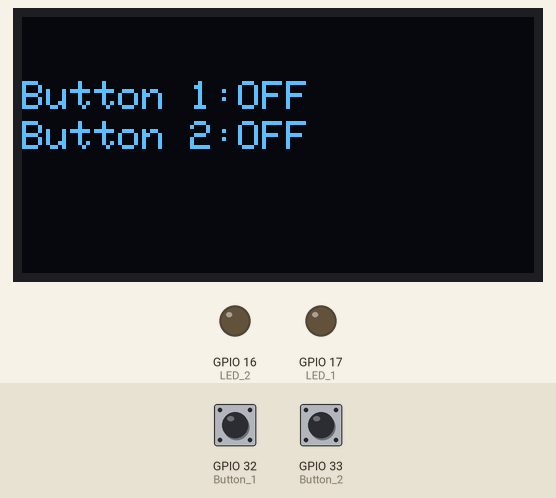
Bench run of a program on a simulated ESP32. On the bench: 128×64 one-colour display, output pins drawn as LEDs (lit = HIGH). The inputs (shaded band) are chosen by the test bench; at power-on: GPIO 32 (Button_1) LOW, GPIO 33 (Button_2) LOW. What the program prints to the serial monitor is not drawn.

Above: at 1.4 s.
1.5 s: GPIO 32 (Button_1) pulled HIGH for 0.15 s
At 2.8 s:
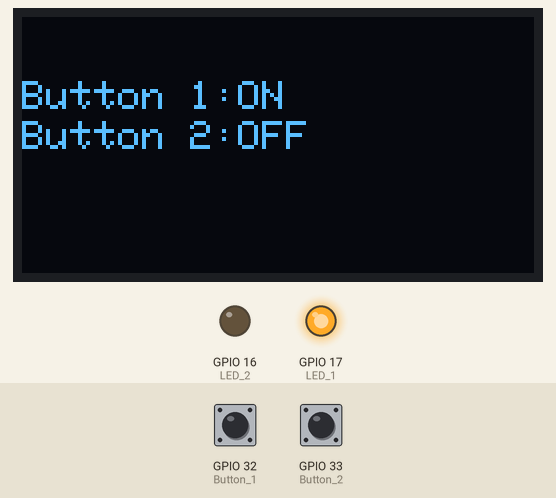
3.1 s: GPIO 33 (Button_2) pulled HIGH for 0.15 s
At 3.9 s:
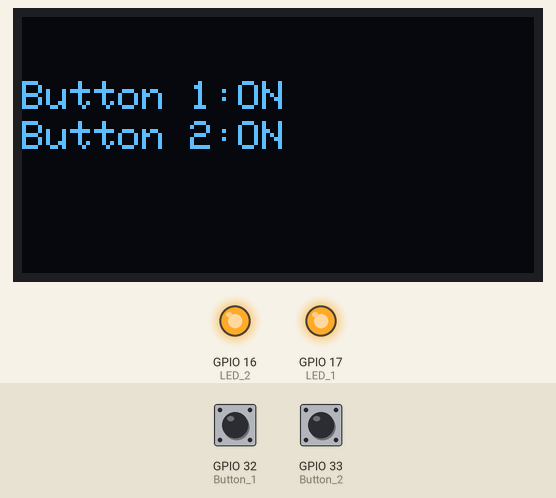
4.7 s: GPIO 33 (Button_2) pulled HIGH for 1 s
At 6.8 s:
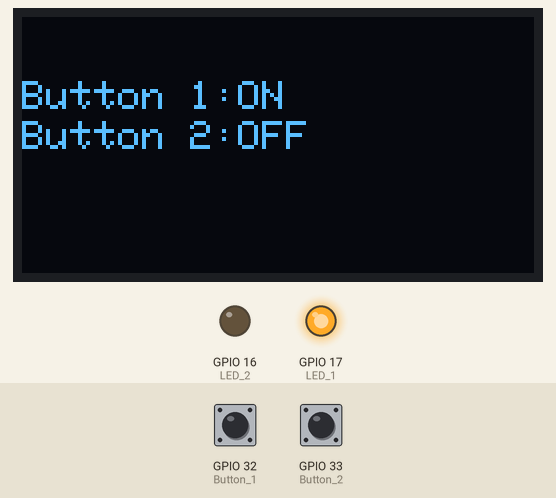
7.2 s: GPIO 32 (Button_1) pulled HIGH for 1 s
At 9.4 s:
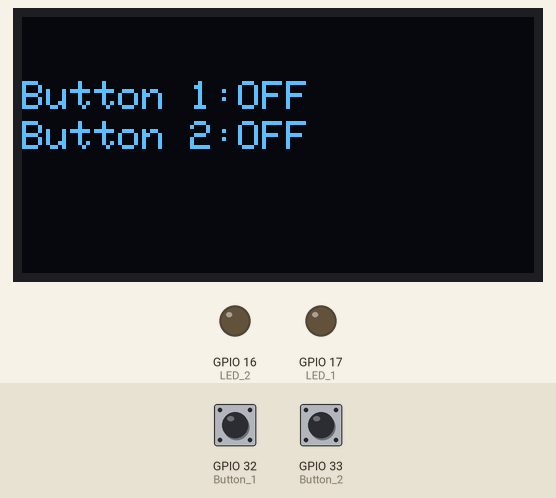
9.7 s: GPIO 33 (Button_2) pulled HIGH for 0.15 s
At 10.7 s:
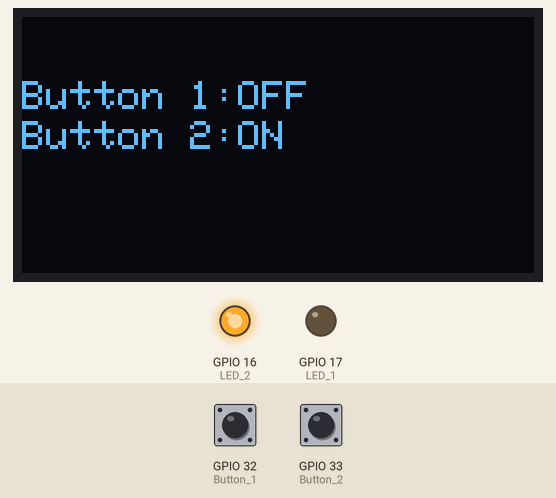
11.3 s: GPIO 32 (Button_1) pulled HIGH for 0.15 s
At 12.8 s:
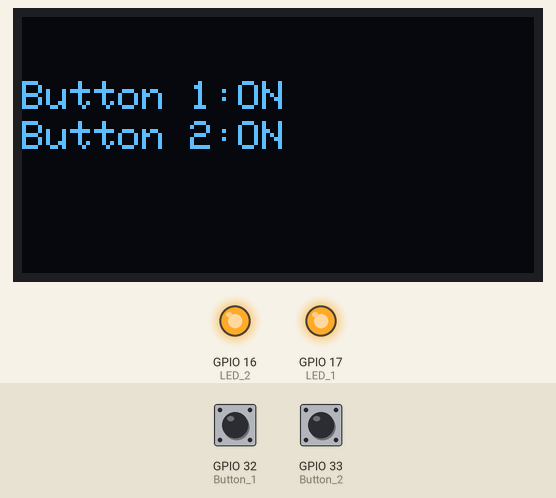
Timing chart, 0 to 13.9 s (numbered marks = the images above; inputs shaded):
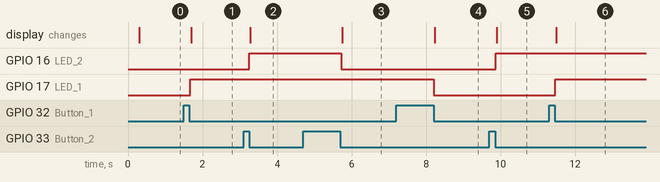

The program:

main.cpp
```cpp
#include <Arduino.h>
#include <Wire.h>
#include <Adafruit_GFX.h>
#include <Adafruit_SSD1306.h>
#include <ESP32Servo.h>

// --------------------------- OLED Configuration ---------------------------
#define SCREEN_WIDTH 128
#define SCREEN_HEIGHT 64
#define OLED_RESET -1              // Most I2C SSD1306 modules don't use a reset pin
#define OLED_I2C_ADDRESS 0x3C      // Common addresses: 0x3C or 0x3D

// --------------------------- Pin Definitions ---------------------------
// I2C pins for Display
#define SDA_PIN 21
#define SCL_PIN 22

// Define pins for Pushbuttons
#define Button_1 32
#define Button_2 33

// Define External LED pins
#define LED_1 17
#define LED_2 16


// --------------------------- Global Objects ---------------------------
Adafruit_SSD1306 display(SCREEN_WIDTH, SCREEN_HEIGHT, &Wire, OLED_RESET);

bool pressswitch(int pin, int x_pos, int y_pos, const char* name) {

  byte buttonState = digitalRead(pin);

  display.setCursor(x_pos, y_pos);
  display.print(name);
  display.print(":");

  if (buttonState == HIGH) {
    display.print("ON");
    return true;
  }

  else {
    display.print("OFF");
    return false;
  }
}

bool toggleswitch(int pin, int x_pos, int y_pos, const char* name) {

  static bool toggleState[40] = {false};   // remembers ON/OFF per pin
  static bool lastState[40]   = {HIGH};    // remembers last reading per pin

  bool currentState = digitalRead(pin);

  // Detect press event (HIGH -> LOW)
  if (lastState[pin] == HIGH && currentState == LOW) {
    toggleState[pin] = !toggleState[pin];
  }

  lastState[pin] = currentState;

  display.setCursor(x_pos, y_pos);
  display.print(name);
  display.print(":");

  if (toggleState[pin] == true) {
    display.print("ON");
    return true;
  }
  else {
    display.print("OFF");
    return false;
  }
}

void setup() {
  Serial.begin(115200);
  delay(200);

  // I2C init
  Wire.begin(SDA_PIN, SCL_PIN);

  // OLED init
  Serial.println("Initializing OLED...");
  if (!display.begin(SSD1306_SWITCHCAPVCC, OLED_I2C_ADDRESS)) {
    Serial.println("SSD1306 not found. Check wiring and I2C address (0x3C/0x3D).");
    while (true) { delay(1000); } // halt if OLED init fails
  }

  // Basic OLED settings
  display.clearDisplay();
  display.setTextSize(1);
  display.setTextColor(SSD1306_WHITE);

  // Startup message (shown once)
  display.setCursor(10, 20);
  display.println("Pot Reader Ready");
  display.display();

  Serial.println("OLED initialized");

  // Setup Buttons
  pinMode(Button_1, INPUT);
  pinMode(Button_2, INPUT);

  pinMode(LED_1, OUTPUT);
  digitalWrite(LED_1, LOW);
  pinMode(LED_2, OUTPUT);
  digitalWrite(LED_2, LOW);

}


void loop() {

  display.clearDisplay();

  if (toggleswitch(Button_1, 0, 16, "Button 1")) {
    digitalWrite(LED_1, HIGH);
  }
  else {
    digitalWrite(LED_1, LOW);
  }

  if (toggleswitch(Button_2, 0, 26, "Button 2")) {
    digitalWrite(LED_2, HIGH);
  }
  else {
    digitalWrite(LED_2, LOW);
  }

  display.display();
}
```

Measured:
- after the input at 1.5 s, GPIO 17 (LED_1): LOW → HIGH after 0.17 s; the display: changes after 0.19 s (image 1)
- after the input at 3.1 s, GPIO 16 (LED_2): LOW → HIGH after 0.16 s; the display: changes after 0.18 s (image 2)
- after the input at 4.7 s, GPIO 16 (LED_2): HIGH → LOW after 1.0 s; the display: changes after 1.0 s (image 3)
- after the input at 7.2 s, GPIO 17 (LED_1): HIGH → LOW after 1.0 s; the display: changes after 1.0 s (image 4)
- after the input at 9.7 s, GPIO 16 (LED_2): LOW → HIGH after 0.17 s; the display: changes after 0.20 s (image 5)
- after the input at 11.3 s, GPIO 17 (LED_1): LOW → HIGH after 0.16 s; the display: changes after 0.19 s (image 6)
